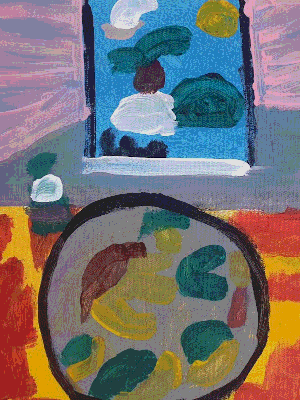
//> input picture parte 1/4 - esteganografia (exercicio)/build/imagem-escondidade.png, 300 x 400 px
$ ./cannypoints '../../parte 1/4 - esteganografia (exercicio)/build/imagem-escondidade.png'   (built with g++ and OpenCV 4)
//> lines starting //> are read from the running program, lines starting //| are printed output that depends on the picture
#include <algorithm>
#include <cstdlib>
#include <ctime>
#include <fstream>
#include <iomanip>
#include <iostream>
#include <numeric>
#include <opencv2/opencv.hpp>
#include <vector>
#include <chrono>
#include <random>

#define STEP 5
#define JITTER 3

cv::Mat image, points, border;

int width, height;
int x, y, gray;

int top_slider_canny = 10;
int top_slider_canny_max = 200;
int top_slider_point = 1;
int top_slider_point_max = 20;
int top_slider_point_border = 1;
int top_slider_point_border_max = 20;

char TrackbarNameCanny[50];
char TrackbarNamePoint[50];
char TrackbarNamePointBorder[50];

void pontilhismo() {
  std::srand(std::time(0));

  std::vector<int> yrange;
  std::vector<int> xrange;

  xrange.resize(height / STEP);
  yrange.resize(width / STEP);

  std::iota(xrange.begin(), xrange.end(), 0);
  std::iota(yrange.begin(), yrange.end(), 0);

  for(uint i = 0; i < xrange.size(); i++) {
    xrange[i] = xrange[i] * STEP + STEP / 2;
  }

  for(uint i = 0; i < yrange.size(); i++) {
    yrange[i] = yrange[i] * STEP + STEP / 2;
  }

  points = cv::Mat(height, width, CV_8U, cv::Scalar(255));

  unsigned seed = std::chrono::system_clock::now().time_since_epoch().count();
  std::shuffle(xrange.begin(), xrange.end(), std::default_random_engine(seed));

  for (auto i : xrange) {
  std::shuffle(yrange.begin(), yrange.end(), std::default_random_engine(seed));
    for (auto j : yrange) {
      x = i + std::rand() % (2 * JITTER) - JITTER + 1;
      y = j + std::rand() % (2 * JITTER) - JITTER + 1;
      gray = image.at<uchar>(x, y);
      cv::circle(
        points,
        cv::Point(y, x),
        top_slider_point,
        CV_RGB(gray, gray, gray),
        cv::FILLED,
        cv::LINE_AA
      );
    }
  }
}

void applyPointInBorders() {
  for(x = 0; x < height; x++) {
    for(y = 0; y < width; y++) {
      if(border.at<uchar>(x, y) == 255) {
        gray = image.at<uchar>(x, y);
        circle(
          points,
          cv::Point(y, x),
          top_slider_point_border,
          CV_RGB(gray, gray, gray),
          cv::FILLED,
          cv::LINE_AA
        );
      }
    }
  }
}

void on_trackbar(int, void*){
  pontilhismo();
  cv::Canny(image, border, top_slider_canny, 3*top_slider_canny);
  applyPointInBorders();
  cv::imshow("Cannypoints", points);
}

int main(int argc, char** argv){
  image = cv::imread(argv[1], cv::IMREAD_GRAYSCALE);
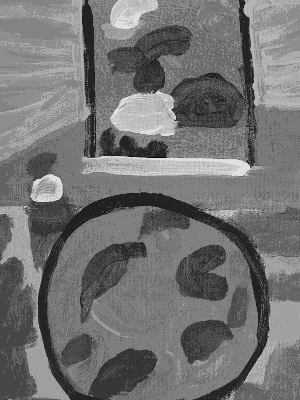
//> image: 400 rows x 300 cols, CV_8UC1; min 0, max 224, mean 114.4

  if (image.empty()) {
    std::cout << "Could not open or find the image" << std::endl;
    return -1;
  }

  sprintf(TrackbarNameCanny, "Canny", top_slider_canny_max);
  sprintf(TrackbarNamePoint, "Points Radius", top_slider_point_max);
  sprintf(TrackbarNamePointBorder, "Border Radius", top_slider_point_border_max);

  //altura e largura da imagem
  width = image.cols;
//> width = 300
  height = image.rows;
//> height = 400

  //prepara a janela para exibição da imagem
  cv::namedWindow("Cannypoints", 1);
  cv::createTrackbar(
    TrackbarNameCanny,
    "Cannypoints",
    &top_slider_canny,
    top_slider_canny_max,
    on_trackbar
  );
  cv::createTrackbar(
    TrackbarNamePoint,
    "Cannypoints",
    &top_slider_point,
    top_slider_point_max,
    on_trackbar
  );
  cv::createTrackbar(
    TrackbarNamePointBorder,
    "Cannypoints",
    &top_slider_point_border,
    top_slider_point_border_max,
    on_trackbar
  );

  cv::waitKey(0);
//> in on_trackbar, `cv::Canny(image, border, top_slider_canny, 3*top_slider_canny);`:
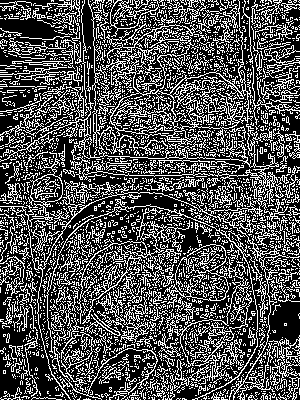
//> border: 400 rows x 300 cols, CV_8UC1; 32% white in thin lines or dots
//> in on_trackbar, `cv::imshow("Cannypoints", points);`:
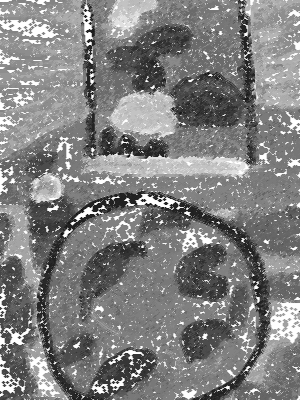
//> window 'Cannypoints': 400 rows x 300 cols, CV_8UC1; min 3, max 255, mean 128.5
  return EXIT_SUCCESS;
}
